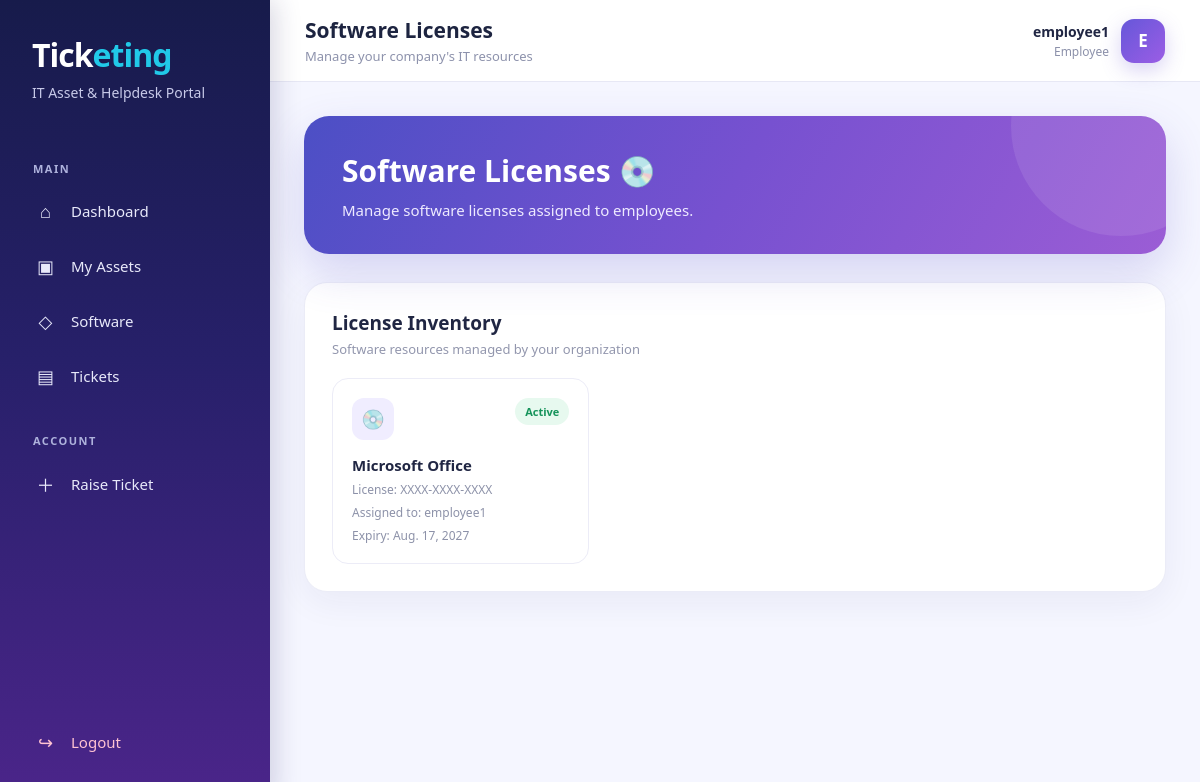
Page /licenses/ (signed in) on the committed database.
### helpdesk/models.py (models this page shows, shortened)
class SoftwareLicense(models.Model):
    software_name = models.CharField(max_length=100)
    license_key = models.CharField(
        max_length=200,
        unique=True
    )
    assigned_to = models.ForeignKey(
        User,
        on_delete=models.SET_NULL,
        null=True,
        blank=True,
        related_name='software_licenses'
    )
    expiry_date = models.DateField(
        null=True,
        blank=True
    )
    is_active = models.BooleanField(default=True)

### helpdesk/views.py (the view)
@login_required
def licenses(request):
    if request.user.is_staff:
        license_list = SoftwareLicense.objects.all()
    else:
        license_list = SoftwareLicense.objects.filter(
            assigned_to=request.user
        )
    return render(
        request,
        'helpdesk/licenses.html',
        {
            'licenses': license_list
        }
    )

### helpdesk/templates/helpdesk/licenses.html (shortened to what this page needs)
{% extends 'helpdesk/base.html' %}
{% block page_heading %}
Software Licenses
{% endblock %}
{% block content %}
<section class="hero">
    <h1>
        Software Licenses 💿
    </h1>
    <p>
        Manage software licenses assigned to employees.
    </p>
</section>
<section class="section-card">
    <div class="section-header">
        <div>
            <h2>
                License Inventory
            </h2>
            <p>
                Software resources managed by your organization
            </p>
        </div>
    </div>
    {% if licenses %}
    <div class="asset-grid">
        {% for license in licenses %}
        <div class="asset-card">
            <div class="asset-top">
                <div class="asset-icon">
                    💿
                </div>
                {% if license.is_active %}
                <span class="status status-active">
                    Active
                </span>
                {% else %}
                <span class="status status-inactive">
                    Inactive
                </span>
                {% endif %}
            </div>
            <h3>
                {{ license.software_name }}
            </h3>
            <p>
                License:
                {{ license.license_key }}
            </p>
            <p>
                Assigned to:
                {% if license.assigned_to %}
                    {{ license.assigned_to.username }}
                {% else %}
                    Unassigned
                {% endif %}
            </p>
            <p>
                Expiry:
                {{ license.expiry_date }}
            </p>
        </div>
        {% endfor %}
    </div>
    {% endif %}
</section>
{% endblock %}

### helpdesk/templates/helpdesk/base.html (shortened to what this page needs)
{% load static %}
<!DOCTYPE html>
<html lang="en">
<head>
</head>
<body>
<div class="app-container">
    <aside class="sidebar">
        <div class="logo">
            <h1>
                Tick<span>eting</span>
            </h1>
            <p>
                IT Asset & Helpdesk Portal
            </p>
        </div>
        <div class="nav-section">
            <div class="nav-title">
                MAIN
            </div>
            <a href="{% url 'dashboard' %}"
               class="nav-link">
                <span class="nav-icon">⌂</span>
                <span>Dashboard</span>
            </a>
            <a href="{% url 'assets' %}"
               class="nav-link">
                <span class="nav-icon">▣</span>
                <span>My Assets</span>
            </a>
            <a href="{% url 'licenses' %}"
               class="nav-link">
                <span class="nav-icon">◇</span>
                <span>Software</span>
            </a>
            <a href="{% url 'tickets' %}"
               class="nav-link">
                <span class="nav-icon">▤</span>
                <span>Tickets</span>
            </a>
        </div>
        <div class="nav-section">
            <div class="nav-title">
                ACCOUNT
            </div>
            {% if user.is_staff %}
            <a href="{% url 'add_asset' %}"
               class="nav-link">
                <span class="nav-icon">＋</span>
                <span>Add Asset</span>
            </a>
            {% else %}
            <a href="{% url 'create_ticket' %}"
               class="nav-link">
                <span class="nav-icon">＋</span>
                <span>Raise Ticket</span>
            </a>
            {% endif %}
        </div>
        <div class="sidebar-bottom">
            <a href="{% url 'logout' %}"
               class="nav-link logout-link">
                <span class="nav-icon">↪</span>
                <span>Logout</span>
            </a>
        </div>
    </aside>
    <main class="main-content">
        <header class="topbar">
            <div class="topbar-title">
                <h2>
                    {% block page_heading %}{% endblock %}
                </h2>
                <p>
                    Manage your company's IT resources
                </p>
            </div>
            <div class="user-area">
                <div class="user-info">
                    <div class="user-name">
                        {{ request.user.get_full_name|default:request.user.username }}
                    </div>
                    <div class="user-role">
                        {% if request.user.is_staff %}
                            IT Support
                        {% else %}
                            Employee
                        {% endif %}
                    </div>
                </div>
                <div class="avatar">
                    {{ request.user.username|first|upper }}
                </div>
            </div>
        </header>
        <div class="page-content">
            {% block content %}
            {% endblock %}
        </div>
    </main>
</div>
</body>
</html>

### helpdesk/templates/helpdesk/base.html (style rules this page uses)
* { margin: 0; padding: 0; box-sizing: border-box; }
body { font-family: "Segoe UI", Arial, sans-serif; background: #f5f6ff; color: #1d2440; min-height: 100vh; }
.app-container { display: flex; min-height: 100vh; }
.sidebar { width: 270px; min-height: 100vh; background: linear-gradient( 180deg, #171b4b 0%, #27206a 45%, #4b258a 100% ); color: white; position: fixed; left: 0; top: 0; bottom: 0; display: flex; flex-direction: column; padding: 28px 18px; box-shadow: 5px 0 25px rgba(35, 30, 90, 0.18); z-index: 1000; }
.logo { padding: 5px 14px 32px; }
.logo h1 { font-size: 32px; font-weight: 800; letter-spacing: -1px; }
.logo h1 span { color: #21c9e8; }
.logo p { margin-top: 7px; font-size: 14px; color: #c7c9e8; }
.nav-section { margin-top: 12px; }
.nav-title { font-size: 11px; font-weight: 700; letter-spacing: 1.5px; color: #aeb2dc; padding: 0 15px; margin: 15px 0 10px; }
.nav-link { display: flex; align-items: center; gap: 13px; padding: 13px 15px; margin: 5px 0; border-radius: 12px; color: #e8e9fa; text-decoration: none; font-size: 15px; font-weight: 500; transition: all 0.25s ease; }
.nav-icon { width: 25px; text-align: center; font-size: 18px; }
.sidebar-bottom { margin-top: auto; }
.logout-link { color: #ffc3d2; }
.main-content { margin-left: 270px; width: calc(100% - 270px); min-height: 100vh; }
.topbar { height: 82px; background: rgba(255,255,255,0.94); border-bottom: 1px solid #e7e8f5; display: flex; align-items: center; justify-content: space-between; padding: 0 35px; position: sticky; top: 0; z-index: 500; backdrop-filter: blur(10px); }
.topbar-title h2 { font-size: 21px; font-weight: 700; color: #1d2440; }
.topbar-title p { margin-top: 3px; color: #8d92ac; font-size: 13px; }
.user-area { display: flex; align-items: center; gap: 12px; }
.user-info { text-align: right; }
.user-name { font-size: 14px; font-weight: 700; color: #202643; }
.user-role { font-size: 12px; color: #8c91aa; margin-top: 2px; }
.avatar { width: 44px; height: 44px; border-radius: 13px; background: linear-gradient( 135deg, #6657d9, #9b5de5 ); color: white; display: flex; align-items: center; justify-content: center; font-size: 17px; font-weight: 700; box-shadow: 0 7px 20px rgba(100, 75, 210, 0.25); }
.page-content { padding: 34px; max-width: 1500px; margin: auto; }
.hero { position: relative; overflow: hidden; background: linear-gradient( 120deg, #4c4fc5, #7751d0, #9b5dd5 ); border-radius: 25px; padding: 34px 38px; color: white; margin-bottom: 28px; box-shadow: 0 18px 45px rgba(82, 70, 190, 0.20); }
.hero::after { content: ""; position: absolute; width: 220px; height: 220px; border-radius: 50%; right: -65px; top: -100px; background: rgba(255,255,255,0.09); }
.hero h1 { font-size: 30px; font-weight: 800; position: relative; z-index: 2; }
.hero p { margin-top: 9px; color: #eeeaff; font-size: 15px; position: relative; z-index: 2; }
.section-card { background: white; border: 1px solid #ebecf7; border-radius: 23px; padding: 27px; box-shadow: 0 10px 35px rgba(36, 37, 95, 0.06); margin-bottom: 25px; }
.section-header { display: flex; align-items: center; justify-content: space-between; margin-bottom: 20px; }
.section-header h2 { font-size: 19px; font-weight: 750; color: #202643; }
.section-header p { margin-top: 4px; color: #9296ad; font-size: 13px; }
.asset-grid { display: grid; grid-template-columns: repeat(3, minmax(0, 1fr)); gap: 17px; }
.asset-card { border: 1px solid #ececf7; border-radius: 16px; padding: 19px; transition: 0.25s; background: #ffffff; }
.asset-top { display: flex; justify-content: space-between; align-items: flex-start; }
.asset-icon { width: 42px; height: 42px; border-radius: 12px; background: #f0edff; display: flex; align-items: center; justify-content: center; font-size: 19px; }
.status { padding: 6px 10px; border-radius: 20px; font-size: 11px; font-weight: 700; }
.status-active { background: #e7f9ef; color: #15935a; }
.asset-card h3 { margin-top: 15px; font-size: 15px; color: #202643; }
.asset-card p { margin-top: 6px; font-size: 12px; color: #8d92a9; }

### rows in the picture
SoftwareLicense: is_active "Active", software_name "Microsoft Office", license_key "XXXX-XXXX-XXXX", assigned_to.username "employee1", expiry_date "Aug. 17, 2027"

### other values in the picture
{{ request.user.get_full_name|default:request.user.username }} "employee1"
{{ request.user.username|first|upper }} "E"
